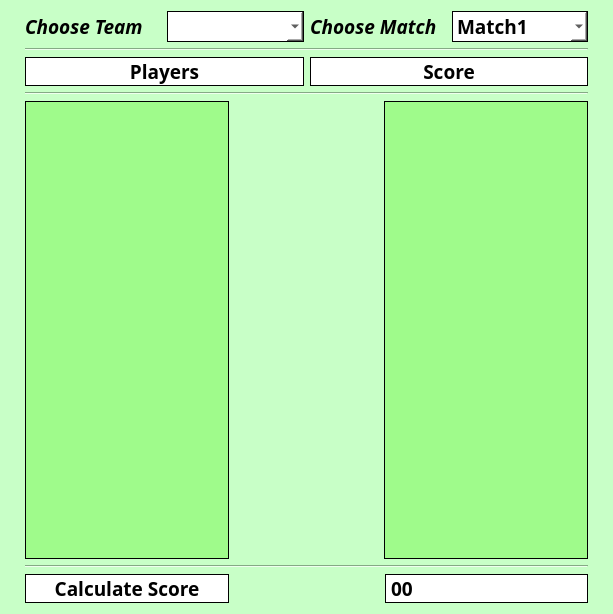
<?xml version="1.0" encoding="UTF-8"?>
<ui version="4.0">
 <class>Dialog</class>
 <widget class="QDialog" name="Dialog">
  <property name="geometry">
   <rect>
    <x>0</x>
    <y>0</y>
    <width>613</width>
    <height>614</height>
   </rect>
  </property>
  <property name="windowTitle">
   <string>Dialog</string>
  </property>
  <property name="styleSheet">
   <string notr="true">background-color: rgb(200, 255, 199);</string>
  </property>
  <layout class="QVBoxLayout" name="verticalLayout">
   <property name="leftMargin">
    <number>25</number>
   </property>
   <property name="rightMargin">
    <number>25</number>
   </property>
   <item>
    <layout class="QHBoxLayout" name="horizontalLayout">
     <item>
      <widget class="QLabel" name="label_2">
       <property name="font">
        <font>
         <family>Optima</family>
         <pointsize>14</pointsize>
         <italic>true</italic>
         <bold>true</bold>
        </font>
       </property>
       <property name="styleSheet">
        <string notr="true">font: 700 italic 14pt &quot;Optima&quot;;
</string>
       </property>
       <property name="text">
        <string>Choose Team</string>
       </property>
      </widget>
     </item>
     <item>
      <widget class="QComboBox" name="cb0">
       <property name="font">
        <font>
         <family>Optima</family>
         <pointsize>14</pointsize>
         <italic>false</italic>
         <bold>true</bold>
        </font>
       </property>
       <property name="styleSheet">
        <string notr="true">border: 1px solid;
font: 700 14pt &quot;Optima&quot;;
border-color: black;
background-color: rgb(255, 255, 255);</string>
       </property>
      </widget>
     </item>
     <item>
      <widget class="QLabel" name="label">
       <property name="font">
        <font>
         <family>Optima</family>
         <pointsize>14</pointsize>
         <italic>true</italic>
         <bold>true</bold>
        </font>
       </property>
       <property name="styleSheet">
        <string notr="true">font: 700 italic 14pt &quot;Optima&quot;;
</string>
       </property>
       <property name="text">
        <string>Choose Match</string>
       </property>
      </widget>
     </item>
     <item>
      <widget class="QComboBox" name="cb1">
       <property name="font">
        <font>
         <family>Optima</family>
         <pointsize>14</pointsize>
         <italic>false</italic>
         <bold>true</bold>
        </font>
       </property>
       <property name="styleSheet">
        <string notr="true">border: 1px solid;
font: 700 14pt &quot;Optima&quot;;
border-color: black;
background-color: rgb(255, 255, 255);</string>
       </property>
       <item>
        <property name="text">
         <string>Match1</string>
        </property>
       </item>
       <item>
        <property name="text">
         <string>Match2</string>
        </property>
       </item>
       <item>
        <property name="text">
         <string>Match3</string>
        </property>
       </item>
      </widget>
     </item>
    </layout>
   </item>
   <item>
    <widget class="Line" name="line">
     <property name="font">
      <font>
       <family>Tahoma</family>
       <pointsize>10</pointsize>
      </font>
     </property>
     <property name="orientation">
      <enum>Qt::Horizontal</enum>
     </property>
    </widget>
   </item>
   <item>
    <layout class="QHBoxLayout" name="horizontalLayout_4">
     <item>
      <widget class="QLabel" name="label_5">
       <property name="font">
        <font>
         <family>Optima</family>
         <pointsize>14</pointsize>
         <italic>false</italic>
         <bold>true</bold>
        </font>
       </property>
       <property name="styleSheet">
        <string notr="true">border: 1px solid;
font: 700 14pt &quot;Optima&quot;;
border-color: black;
background-color: rgb(255, 255, 255);</string>
       </property>
       <property name="text">
        <string>Players</string>
       </property>
       <property name="alignment">
        <set>Qt::AlignCenter</set>
       </property>
      </widget>
     </item>
     <item>
      <widget class="QLabel" name="label_4">
       <property name="font">
        <font>
         <family>Optima</family>
         <pointsize>14</pointsize>
         <italic>false</italic>
         <bold>true</bold>
        </font>
       </property>
       <property name="styleSheet">
        <string notr="true">border: 1px solid;
font: 700 14pt &quot;Optima&quot;;
border-color: black;
background-color: rgb(255, 255, 255);</string>
       </property>
       <property name="text">
        <string>Score</string>
       </property>
       <property name="alignment">
        <set>Qt::AlignCenter</set>
       </property>
      </widget>
     </item>
    </layout>
   </item>
   <item>
    <widget class="Line" name="line_2">
     <property name="font">
      <font>
       <family>Tahoma</family>
       <pointsize>10</pointsize>
      </font>
     </property>
     <property name="orientation">
      <enum>Qt::Horizontal</enum>
     </property>
    </widget>
   </item>
   <item>
    <layout class="QHBoxLayout" name="horizontalLayout_2">
     <item>
      <widget class="QListWidget" name="lw1">
       <property name="font">
        <font>
         <family>Optima</family>
         <pointsize>18</pointsize>
         <italic>true</italic>
         <bold>true</bold>
        </font>
       </property>
       <property name="styleSheet">
        <string notr="true">background-color: rgba(156, 251, 134, 237);
border: 1px solid;
border-color: rgb(0, 0, 0);</string>
       </property>
      </widget>
     </item>
     <item>
      <spacer name="horizontalSpacer">
       <property name="font">
        <font>
         <family>Tahoma</family>
         <pointsize>10</pointsize>
        </font>
       </property>
       <property name="orientation">
        <enum>Qt::Horizontal</enum>
       </property>
       <property name="sizeHint" stdset="0">
        <size>
         <width>200</width>
         <height>20</height>
        </size>
       </property>
      </spacer>
     </item>
     <item>
      <widget class="QListWidget" name="lw2">
       <property name="font">
        <font>
         <family>Optima</family>
         <pointsize>18</pointsize>
         <italic>true</italic>
         <bold>true</bold>
        </font>
       </property>
       <property name="styleSheet">
        <string notr="true">background-color: rgba(156, 251, 134, 237);
border: 1px solid;
border-color: rgb(0, 0, 0);</string>
       </property>
      </widget>
     </item>
    </layout>
   </item>
   <item>
    <widget class="Line" name="line_3">
     <property name="font">
      <font>
       <family>Tahoma</family>
       <pointsize>10</pointsize>
      </font>
     </property>
     <property name="orientation">
      <enum>Qt::Horizontal</enum>
     </property>
    </widget>
   </item>
   <item>
    <layout class="QHBoxLayout" name="horizontalLayout_3">
     <item>
      <widget class="QPushButton" name="pushButton">
       <property name="font">
        <font>
         <family>Optima</family>
         <pointsize>14</pointsize>
         <italic>false</italic>
         <bold>true</bold>
        </font>
       </property>
       <property name="styleSheet">
        <string notr="true">border: 1px solid;
font: 700 14pt &quot;Optima&quot;;
border-color: black;
background-color: rgb(255, 255, 255);</string>
       </property>
       <property name="text">
        <string>Calculate Score</string>
       </property>
      </widget>
     </item>
     <item>
      <spacer name="horizontalSpacer_2">
       <property name="font">
        <font>
         <family>Tahoma</family>
         <pointsize>10</pointsize>
        </font>
       </property>
       <property name="orientation">
        <enum>Qt::Horizontal</enum>
       </property>
       <property name="sizeType">
        <enum>QSizePolicy::Fixed</enum>
       </property>
       <property name="sizeHint" stdset="0">
        <size>
         <width>150</width>
         <height>20</height>
        </size>
       </property>
      </spacer>
     </item>
     <item>
      <widget class="QLabel" name="scorelabel">
       <property name="font">
        <font>
         <family>Optima</family>
         <pointsize>14</pointsize>
         <italic>false</italic>
         <bold>true</bold>
        </font>
       </property>
       <property name="styleSheet">
        <string notr="true">border: 1px solid;
font: 700 14pt &quot;Optima&quot;;
border-color: black;
background-color: rgb(255, 255, 255);</string>
       </property>
       <property name="text">
        <string>00</string>
       </property>
      </widget>
     </item>
    </layout>
   </item>
  </layout>
 </widget>
 <resources/>
 <connections/>
</ui>
